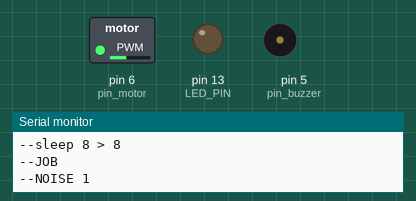
Simulated run of this sketch. Board: Arduino Uno, built with avr-gcc and run on an emulated ATmega328P. Shown: switched loads named in the sketch (green lamp = pin HIGH), output pins drawn as LEDs (lit = HIGH), buzzer (waves = sounding, pin HIGH), the last lines printed to the serial monitor. Sleep ends after the set time or at an interrupt; random numbers use the default seed unless the sketch sets one.

Above: at 0.3 s.
At 2.3 s:
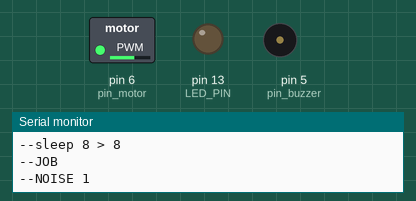
At 4.3 s:
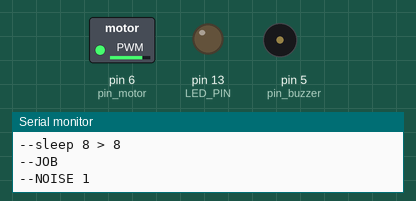
At 9.19 s:
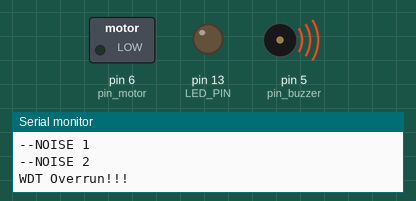
At 10.0 s:
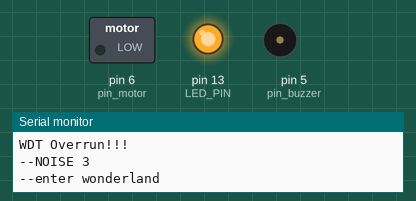
At 32.9 s:
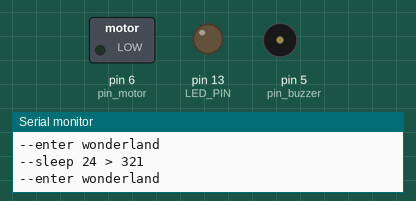
Timing chart, 0 to 34.4 s (numbered marks = the images above):
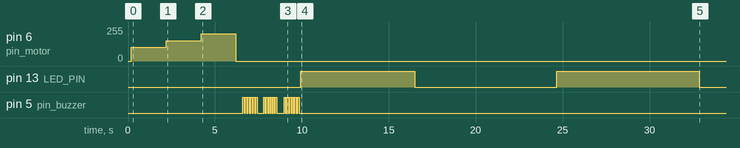

The sketch:

scaremole.ino
```cpp
/**
 * http://donalmorrissey.blogspot.com/2010/04/sleeping-arduino-part-5-wake-up-via.html
 */
#include <avr/sleep.h>
#include <avr/power.h>
#include <avr/wdt.h>


// time secs to choose from
#define JOB_FROM	300
#define JOB_TO		400


const int pin_motor = 6;
const int pin_buzzer = 5;

volatile int f_wdt = 1;

#define LED_PIN LED_BUILTIN

const int secs_per_sleep = 8;
int sleeping_secs = 0;
int do_job_at_secs = secs_per_sleep;


ISR(WDT_vect)
{
	if (f_wdt == 0)
	{
		f_wdt=1;
	}
	else
	{
		Serial.println("WDT Overrun!!!");
	}
}


void enter_wonderland()
{
	Serial.println(F("--enter wonderland "));
	delay(100);

//	set_sleep_mode(SLEEP_MODE_PWR_SAVE);   /* EDIT: could also use SLEEP_MODE_PWR_DOWN for lowest power consumption. */
	set_sleep_mode(SLEEP_MODE_PWR_DOWN);
	sleep_enable();

	/* Now enter sleep mode. */
	sleep_mode();

	/* The program will continue from here after the WDT timeout*/
	sleep_disable(); /* First thing to do is disable sleep. */

	/* Re-enable the peripherals. */
	power_all_enable();
}


void setup()
{
	Serial.begin(115200);

	pinMode(LED_PIN, OUTPUT);
	pinMode(pin_motor, OUTPUT);
	pinMode(pin_buzzer, OUTPUT);

	/*** Setup the WDT ***/

	/* Clear the reset flag. */
	MCUSR &= ~(1<<WDRF);

	/* In order to change WDE or the prescaler, we need to
	 * set WDCE (This will allow updates for 4 clock cycles).
	 */
	WDTCSR |= (1<<WDCE) | (1<<WDE);

	/* set new watchdog timeout prescaler value */
	WDTCSR = 1<<WDP0 | 1<<WDP3; /* 8.0 seconds */

	/* Enable the WD interrupt (note no reset). */
	WDTCSR |= _BV(WDIE);

	// -- ready
	Serial.println(F("--ready"));
	delay(100);
}


void loop()
{
	sleeping_secs += secs_per_sleep;
	Serial.print(F("--sleep "));
	Serial.print(sleeping_secs);
	Serial.print(F(" > "));
	Serial.println(do_job_at_secs);
	delay(100);

	// -- something to do?
	if (sleeping_secs >= do_job_at_secs)
	{
		Serial.println(F("--JOB"));

		make_noise();

		// next job
		sleeping_secs = 0;
		do_job_at_secs = random(JOB_FROM, JOB_TO);
	}

	// -- to do bed again
	if (f_wdt == 1)
	{
		/* Toggle the LED */
		digitalWrite(LED_PIN, !digitalRead(LED_PIN));

		/* Don't forget to clear the flag. */
		f_wdt = 0;

		/* Re-enter sleep mode. */
		enter_wonderland();
	}
}


void make_noise()
{
	Serial.println(F("--NOISE 1"));
	analogWrite(pin_motor, 102);
	delay(2000);
	analogWrite(pin_motor, 153);
	delay(2000);
	analogWrite(pin_motor, 204);
	delay(2000);
	// off
	analogWrite(pin_motor, 0);

	Serial.println(F("--NOISE 2"));
	for (int i=0; i<3; ++i)
	{
		delay(random(250, 500));

		for (int k=0; k<6; ++k)
		{
			delay(random(50, 100));
			digitalWrite(pin_buzzer, HIGH);
			delay(random(50, 100));
			digitalWrite(pin_buzzer, LOW);
		}
#if 0
		delay(random(250, 2500));
		digitalWrite(pin_buzzer, HIGH);
		delay(100);
		digitalWrite(pin_buzzer, LOW);
#endif
	}

	Serial.println(F("--NOISE 3"));

	delay(100);
}
```

Measured:
- by itself, pin 6 (pin_motor): 0/255 → 102/255 at 0.20 s, → 153/255 2.0 s later, → 204/255 2.0 s later, → 0/255 2.0 s later
- by itself, pin 13 (LED_PIN): LOW → HIGH at 9.9 s, → LOW 6.5 s later, → HIGH 8.2 s later, → LOW 8.2 s later
